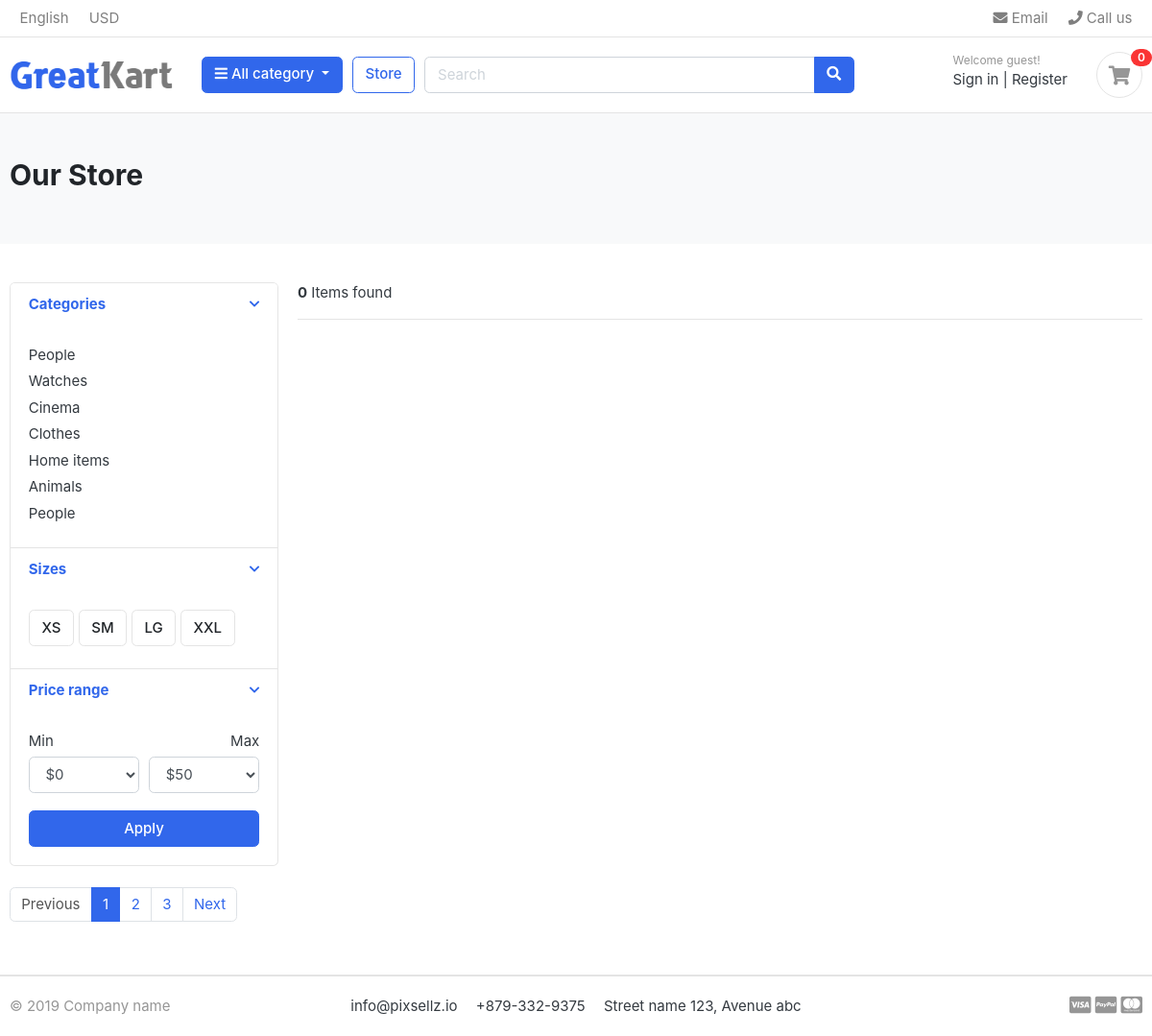
/store/t-shirt/, run on an earlier commit of the app's database.
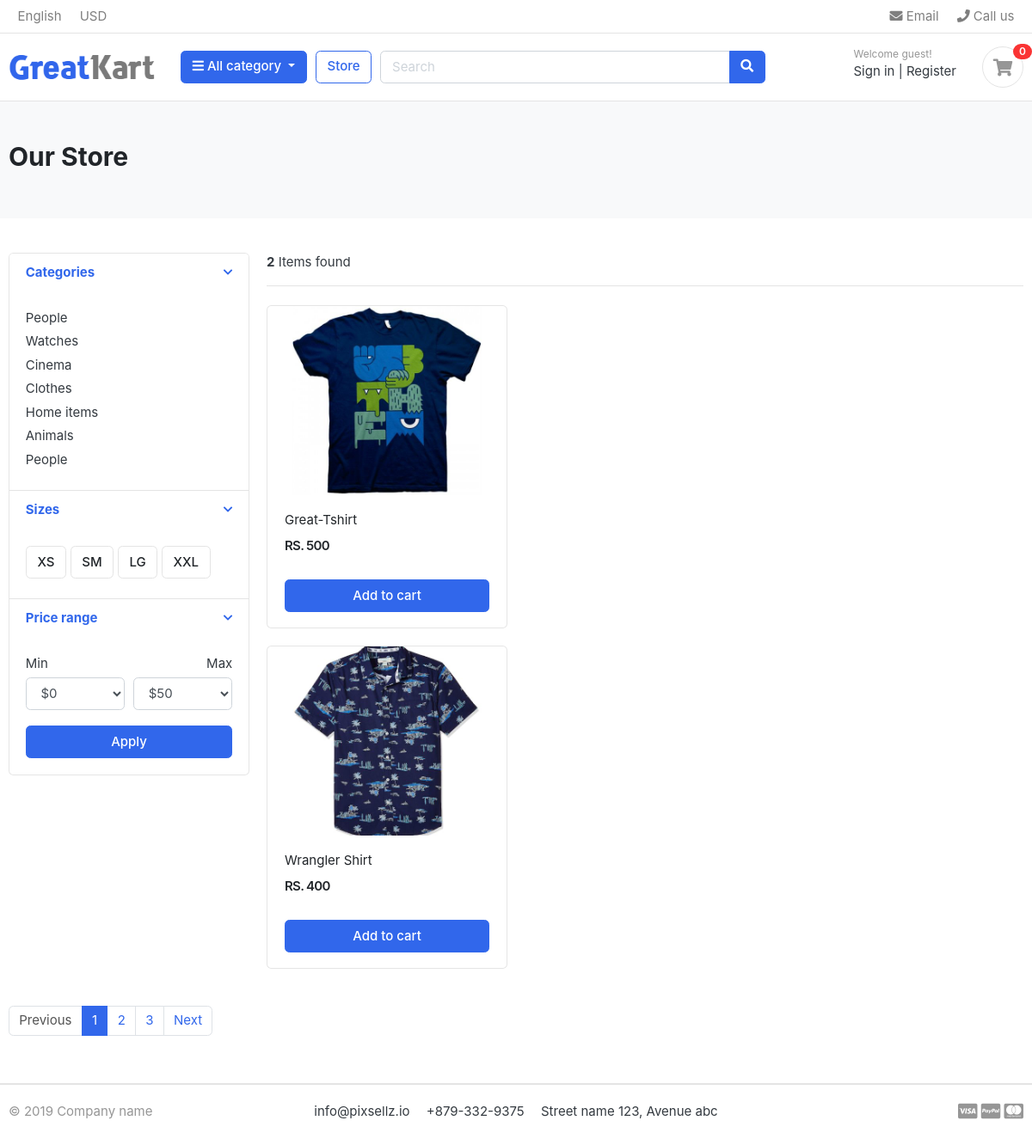
And on a later commit of the database.
### store/models.py (models this page shows, shortened)
class Product(models.Model):
    product_name = models.CharField(max_length = 200, unique =True)
    slug         = models.SlugField(max_length=200, unique=True)
    description  = models.TextField(max_length=500, blank=True )
    price        = models.IntegerField()
    images       = models.ImageField(upload_to='photos/products')
    stock        = models.IntegerField()
    is_available = models.BooleanField(default=True)
    category     = models.ForeignKey(Category, on_delete =models.CASCADE)
    created_at   = models.DateTimeField(auto_now_add=True)
    updated_at   = models.DateTimeField(auto_now=True)

### store/views.py (the view)
# urls.py: path('store/', include('store.urls')),
def store(request, category_slug=None):
    categories = None
    products = None
    if category_slug != None:
        categories = get_object_or_404(Category,slug=category_slug)
        products =Product.objects.filter(category=categories, is_available =True)
        product_count = products.count()
    else:
         products = Product.objects.all().filter(is_available=True)
         product_count = products.count()
    context = {
        'products' : products,
        'product_count': product_count,
    }
    return render(request, 'store/store.html',context)

### templates/store/store.html (shortened to what the changed rows need)
{% extends 'base.html' %} {% block content %} {% load static %}
<section class="section-pagetop bg">
  <div class="container">
    <h2 class="title-page">Our Store</h2>
  </div>
</section>
<section class="section-content padding-y">
  <div class="container">
    <div class="row">
      <main class="col-md-9">
        <header class="border-bottom mb-4 pb-3">
          <div class="form-inline">
            <span class="mr-md-auto"><b>{{product_count}}</b>  Items found </span>
          </div>
        </header>
        {%for product in products %}
        <div class="row">
          <div class="col-md-4">
            <figure class="card card-product-grid">
              <div class="img-wrap">
                <img src="{{product.images.url}}" />
              </div>
              <figcaption class="info-wrap">
                <div class="fix-height">
                  <a href="./product-detail.html" class="title">{{product.product_name}}</a>
                  <div class="price-wrap mt-2">
                    <span class="price">RS. {{product.price}}</span>
                  </div>
                </div>
                <a href="#" class="btn btn-block btn-primary">Add to cart </a>
              </figcaption>
            </figure>
          </div>
           </div>
          {% endfor %}
        </div>
    </div>
</section>
{% endblock %}

What changed in the data, as far as the page shows it:
added Product: images (picture), product_name "Great-Tshirt", price "500"
added Product: images (picture), product_name "Wrangler Shirt", price "400"
Also different on the page:
{{ product_count }}: "0" → "2"
